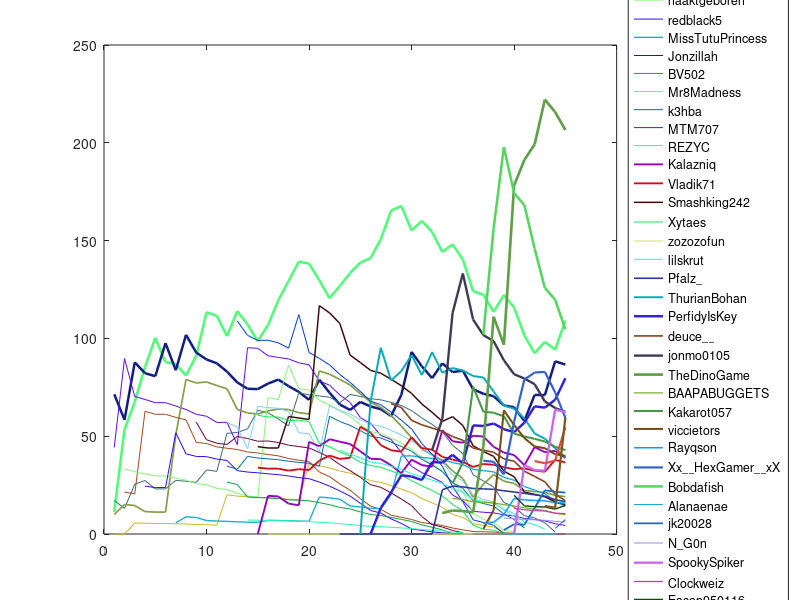

Here is the MATLAB script that generated this plot:
clear
close all

%%%%%%%%%%%%%%%%%%%%%%%%%%%%%%%%%%%%%%%%%%%%%%%%%%%%%%%%%%%%%%%%%%%%%%%%%%%
% UltraHardCore Team Selector
%%%%%%%%%%%%%%%%%%%%%%%%%%%%%%%%%%%%%%%%%%%%%%%%%%%%%%%%%%%%%%%%%%%%%%%%%%%
% This code was made to randomly assemble teams for The Diorite Experts
% UltraHardCore. However, this code can also be used for different UHC
% competitions, providing a similar ranking system is adopted.
% See more at: https://github.com/Snodog627/TheDioriteExpertsUHC

% The code at first defines the players and their scores. The players that
% are participating in the current season are then selected and some
% simulation criteria may be specified. New players' scores are denoted by
% NaN.

%% Information
addpath('Data','Functions','Figures')
load('DataS44.mat')

%% Visualization
NoP = size(Players,2);
NoS = size(Seasons,2);
legdata = cell(NoP,1);
for i = 1:NoP
    if ~isnan(Players(i).RankPosition(NoS))
        LineSize = 2*(1 - (Players(i).RankPosition(NoS)+0.5)/NoP);
    else
        LineSize = 0.1;
    end
    Col = rand(1,3);
    legdata{i} = Players(i).PlayerName;
    
    figure(1)
    plot(1:NoS,Players(i).RankHistory,'LineWidth',LineSize,'Color',Col)
    hold on
end
legend(legdata,'location','eastoutside','Interpreter','none')
